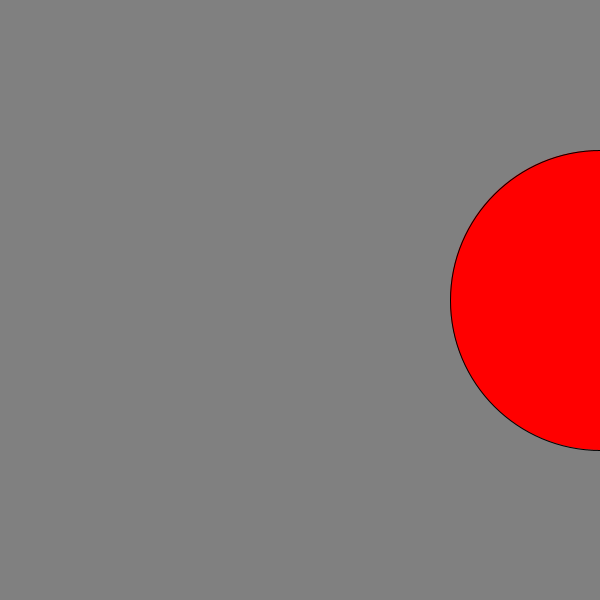
Frame 1 (no input)
Frame 60 (the mouse pressed at the canvas centre just before this capture): identical to frame 1, image omitted
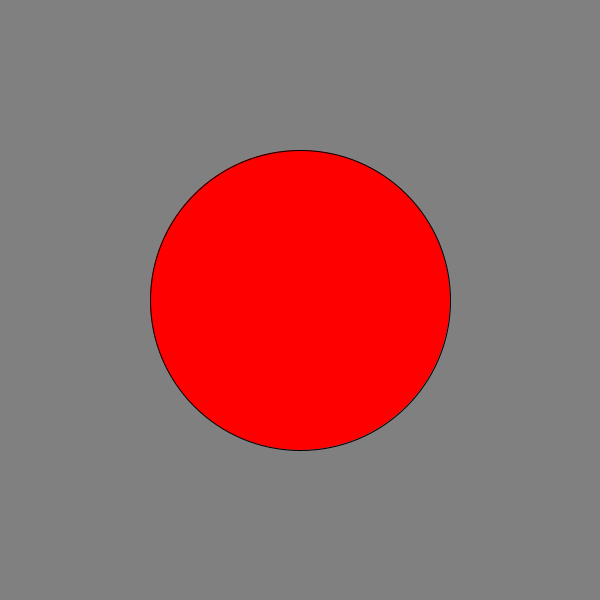
Frame 120 (the mouse held since frame 60 and released just before this capture)

The Processing sketch that drew these frames (run headless with seeded random() and noise(); from frame 60 on, the mouse is pressed at the canvas centre):

// Processing sketch: he3__
// ── he3__.pde
void setup(){
  size(600,600);
}
void draw(){
  background(128);
  colorMode(HSB); 
  fill(map((mouseX+mouseY)%600,0,600,0,255),255,255);
   ellipse(mouseX,300,mouseY,mouseY);
  fill(map(Math.abs(mouseX-mouseY)%400,0,400,0,255),255,255);
   ellipse(600-mouseX,300,300-mouseY,300-mouseY);
}
